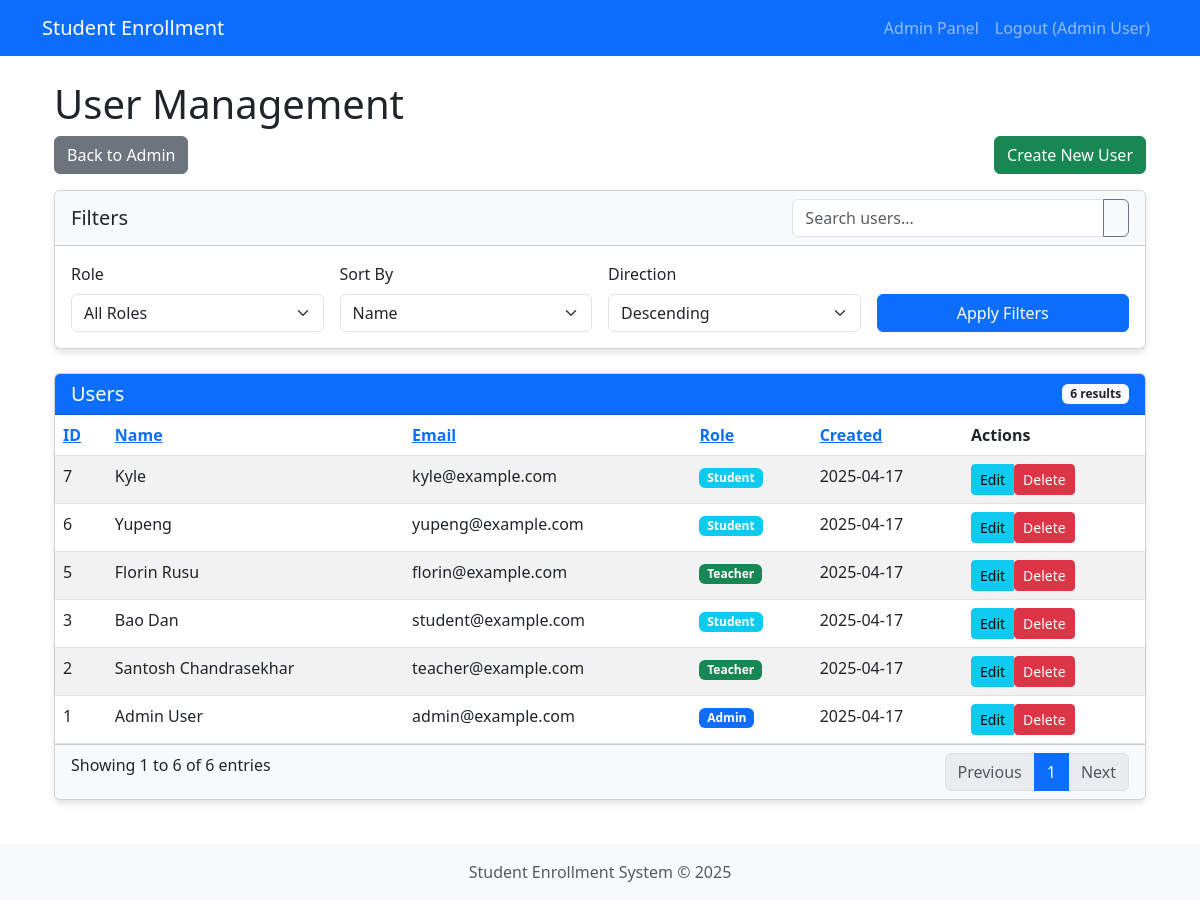
The app's page /admin/custom_users?search=&role=&sort=id&direction=desc (signed in) with its own data.
### app.py (models this page shows, shortened)
class User(db.Model, UserMixin):
    id = db.Column(db.Integer, primary_key=True)
    email = db.Column(db.String(100), unique=True, nullable=False)
    name = db.Column(db.String(100), nullable=False)
    password = db.Column(db.String(200), nullable=False)
    role_id = db.Column(db.Integer, db.ForeignKey('role.id'), nullable=False)
    created_at = db.Column(db.DateTime, default=datetime.now)
    courses_teaching = db.relationship('Course', backref='teacher', lazy=True,
                                      cascade="all, delete-orphan")
    enrollments = db.relationship('Enrollment', backref='student', lazy=True,
                                 cascade="all, delete-orphan",
                                 primaryjoin="User.id==Enrollment.student_id")

class Role(db.Model):
    id = db.Column(db.Integer, primary_key=True)
    name = db.Column(db.String(20), unique=True, nullable=False)
    users = db.relationship('User', backref='role', lazy=True)

### app.py (the view, shortened to what this page needs)
@app.route('/admin/custom_users')
@login_required
@role_required('admin')
def admin_users():
    search = request.args.get('search', '')
    role_id = request.args.get('role', '')
    sort_field = request.args.get('sort', 'id')
    sort_direction = request.args.get('direction', 'asc')
    query = User.query
    if role_id and role_id.isdigit():
        query = query.filter(User.role_id == int(role_id))
    if sort_field == 'name':
        if sort_direction == 'desc':
            query = query.order_by(User.name.desc())
        else:
            query = query.order_by(User.name)
    elif sort_field == 'email':
        if sort_direction == 'desc':
            query = query.order_by(User.email.desc())
        else:
            query = query.order_by(User.email)
    elif sort_field == 'created_at':
        if sort_direction == 'desc':
            query = query.order_by(User.created_at.desc())
        else:
            query = query.order_by(User.created_at)
    else:  # Default sort by ID
        if sort_direction == 'desc':
            query = query.order_by(User.id.desc())
        else:
            query = query.order_by(User.id)
    users = query.all()
    roles = Role.query.all()
    return render_template(
        'admin/users.html',
        users=users,
        roles=roles,
        search=search,
        role_id=role_id,
        sort_field=sort_field,
        sort_direction=sort_direction
    )

### app.py (called while the page is built)
@login_manager.user_loader
def load_user(user_id):
    return User.query.get(int(user_id))

def role_required(role_name):
    def decorator(f):
        @wraps(f)
        def decorated_function(*args, **kwargs):
            if not current_user.is_authenticated:
                return redirect(url_for('login'))
            if not current_user.role or current_user.role.name != role_name:
                flash('You do not have permission to access this page.', 'danger')
                return redirect(url_for('dashboard'))
            return f(*args, **kwargs)
        return decorated_function
    return decorator

### templates/admin/users.html (shortened to what this page needs)
{% extends 'base.html' %}
{% block content %}
<div class="container">
  <div class="row">
    <div class="col-md-12">
      <h1>User Management</h1>
      <div class="d-flex justify-content-between mb-3">
        <div>
          <a href="{{ url_for('admin.index') }}" class="btn btn-secondary">
             Back to Admin
          </a>
        </div>
        <div>
          <a href="{{ url_for('admin_create_user') }}" class="btn btn-success">
             Create New User
          </a>
        </div>
      </div>
      <div class="card mb-4">
        <div class="card-header bg-light">
          <div class="row align-items-center">
            <div class="col">
              <h5 class="mb-0">Filters</h5>
            </div>
            <div class="col-md-4">
              <form method="GET" action="{{ url_for('admin_users') }}" class="input-group">
                <input type="text" name="search" class="form-control" placeholder="Search users..."
                  value="{{ request.args.get('search', '') }}">
                <button type="submit" class="btn btn-outline-secondary">
                </button>
              </form>
            </div>
          </div>
        </div>
        <div class="card-body">
          <div class="row g-3">
            <div class="col-md-3">
              <label class="form-label">Role</label>
              <select class="form-select" name="role" id="role-filter">
                <option value="">All Roles</option>
              </select>
            </div>
            <div class="col-md-3">
              <label class="form-label">Sort By</label>
              <select class="form-select" name="sort" id="sort-field">
                <option value="name" {% if sort_field == 'name' %}selected{% endif %}>Name</option>
              </select>
            </div>
            <div class="col-md-3">
              <label class="form-label">Direction</label>
              <select class="form-select" name="direction" id="sort-direction">
                <option value="desc" {% if sort_direction == 'desc' %}selected{% endif %}>Descending</option>
              </select>
            </div>
            <div class="col-md-3 d-flex align-items-end">
              <button type="button" id="apply-filters" class="btn btn-primary w-100">Apply Filters</button>
            </div>
          </div>
        </div>
      </div>
      <div class="card">
        <div class="card-header bg-primary text-white d-flex justify-content-between align-items-center">
          <h5 class="mb-0">Users</h5>
          <span class="badge bg-light text-dark">{{ users|length }} results</span>
        </div>
        <div class="card-body p-0">
          <div class="table-responsive">
            <table class="table table-striped table-hover mb-0">
              <thead>
                <tr>
                  <th class="admin-list-header">
                    <a href="{{ url_for('admin_users', search=search, role=role_id, sort='id', direction='asc' if sort_field == 'id' and sort_direction == 'desc' else 'desc') }}" class="column-header">ID</a>
                  </th>
                  <th class="admin-list-header">
                    <a href="{{ url_for('admin_users', search=search, role=role_id, sort='name', direction='asc' if sort_field == 'name' and sort_direction == 'desc' else 'desc') }}" class="column-header">Name</a>
                  </th>
                  <th class="admin-list-header">
                    <a href="{{ url_for('admin_users', search=search, role=role_id, sort='email', direction='asc' if sort_field == 'email' and sort_direction == 'desc' else 'desc') }}" class="column-header">Email</a>
                  </th>
                  <th class="admin-list-header">
                    <a href="#" class="column-header">Role</a>
                  </th>
                  <th class="admin-list-header">
                    <a href="{{ url_for('admin_users', search=search, role=role_id, sort='created_at', direction='asc' if sort_field == 'created_at' and sort_direction == 'desc' else 'desc') }}" class="column-header">Created</a>
                  </th>
                  <th class="admin-list-header">Actions</th>
                </tr>
              </thead>
              <tbody>
                {% for user in users %}
                <tr>
                  <td>{{ user.id }}</td>
                  <td>{{ user.name }}</td>
                  <td>{{ user.email }}</td>
                  <td>
                    <span class="badge bg-{{ 'primary' if user.role.name == 'admin' else 'success' if user.role.name == 'teacher' else 'info' }}">
                      {{ user.role.name|capitalize }}
                    </span>
                  </td>
                  <td>{{ user.created_at.strftime('%Y-%m-%d') }}</td>
                  <td>
                    <div class="btn-group" role="group">
                      <a href="{{ url_for('admin_edit_user', user_id=user.id) }}" class="btn btn-sm btn-info">
                         Edit
                      </a>
                      <form method="POST" action="{{ url_for('admin_delete_user', user_id=user.id) }}" class="d-inline"
                        onsubmit="return confirm('Are you sure you want to delete this user?');">
                        <button type="submit" class="btn btn-sm btn-danger">
                           Delete
                        </button>
                      </form>
                    </div>
                  </td>
                </tr>
                {% endfor %}
              </tbody>
            </table>
          </div>
        </div>
        <div class="card-footer bg-light">
          <div class="row">
            <div class="col-md-6">
              <div class="pagination-info">
                Showing 1 to {{ users|length }} of {{ users|length }} entries
              </div>
            </div>
            <div class="col-md-6">
              <nav aria-label="Page navigation">
                <ul class="pagination justify-content-end mb-0">
                  <li class="page-item disabled">
                    <a class="page-link" href="#" tabindex="-1" aria-disabled="true">Previous</a>
                  </li>
                  <li class="page-item active" aria-current="page">
                    <a class="page-link" href="#">1</a>
                  </li>
                  <li class="page-item disabled">
                    <a class="page-link" href="#">Next</a>
                  </li>
                </ul>
              </nav>
            </div>
          </div>
        </div>
      </div>
    </div>
  </div>
</div>
{% endblock %}

### templates/base.html (shortened to what this page needs)
<!DOCTYPE html>
<html lang="en">
<head>
    <link href="https://cdn.jsdelivr.net/npm/bootstrap@5.3.0-alpha1/dist/css/bootstrap.min.css" rel="stylesheet">
</head>
<body>
    <nav class="navbar navbar-expand-lg navbar-dark bg-primary">
        <div class="container">
            <a class="navbar-brand" href="{{ url_for('dashboard') }}">Student Enrollment</a>
            <div class="collapse navbar-collapse" id="navbarNav">
                <ul class="navbar-nav ms-auto">
                    {% if current_user.is_authenticated %}
                        {% if current_user.role %}
                            {% if current_user.role.name == 'student' %}
                                <li class="nav-item">
                                    <a class="nav-link" href="{{ url_for('student_dashboard') }}">My Courses</a>
                                </li>
                                <li class="nav-item">
                                    <a class="nav-link" href="{{ url_for('student_courses') }}">Available Courses</a>
                                </li>
                            {% elif current_user.role.name == 'teacher' %}
                                <li class="nav-item">
                                    <a class="nav-link" href="{{ url_for('teacher_dashboard') }}">My Classes</a>
                                </li>
                            {% elif current_user.role.name == 'admin' %}
                                <li class="nav-item">
                                    <a class="nav-link" href="{{ url_for('admin.index') }}">Admin Panel</a>
                                </li>
                            {% endif %}
                        {% endif %}
                        <li class="nav-item">
                            <a class="nav-link" href="{{ url_for('logout') }}">Logout ({{ current_user.name }})</a>
                        </li>
                    {% endif %}
                </ul>
            </div>
        </div>
    </nav>
    <main class="container py-4">
        {% block content %}{% endblock %}
    </main>
    <footer class="text-center text-muted">
        <div class="container">
            <p class="mb-0">Student Enrollment System &copy; 2025</p>
        </div>
    </footer>
</body>
</html>

### templates/base.html (style rules this page uses)
body { min-height: 100vh; display: flex; flex-direction: column; }
main { flex: 1; }
footer { margin-top: auto; padding: 1rem 0; background-color: #f8f9fa; }
.card { margin-bottom: 20px; box-shadow: 0 4px 6px rgba(0,0,0,0.1); }

### records on screen
User: name "Admin User", id "1", email "admin@example.com", role.name "Admin", created_at "2025-04-17"
User: id "7", name "Kyle", email "kyle@example.com", role.name "Student", created_at "2025-04-17"
User: id "6", name "Yupeng", email "yupeng@example.com", role.name "Student", created_at "2025-04-17"
User: id "5", name "Florin Rusu", email "florin@example.com", role.name "Teacher", created_at "2025-04-17"
User: id "3", name "Bao Dan", email "student@example.com", role.name "Student", created_at "2025-04-17"
User: id "2", name "Santosh Chandrasekhar", email "teacher@example.com", role.name "Teacher", created_at "2025-04-17"

### other values on screen
{{ users|length }} "6"
